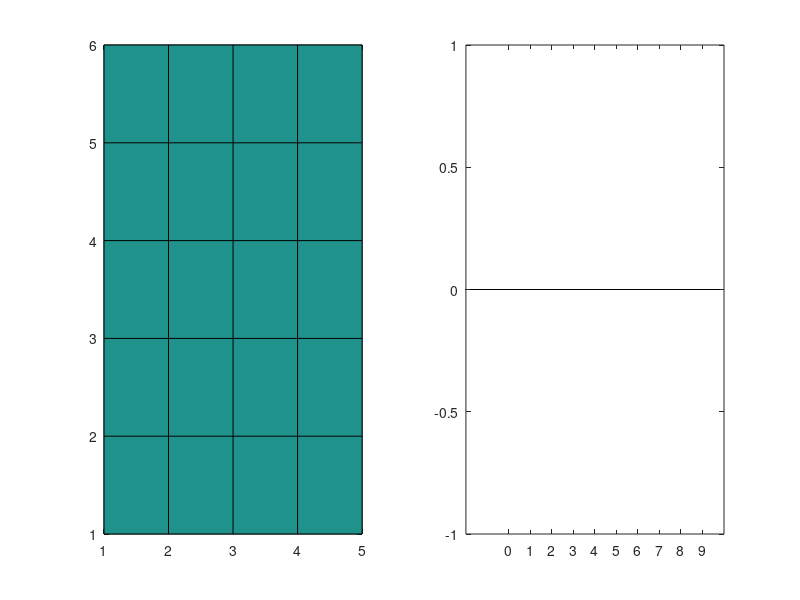

Here is the MATLAB script that generated this plot: (Note: this script raises an error after producing the figure.)
figure(3); clf;
x=zeros(6,5);

[X,Y]=meshgrid(1:5,1:6);

y=zeros(1,10);

    subplot(1,2,1); pcolor(X,Y,x);
    subplot(1,2,2); bar(0:9,y);

while 1
    
[xx, yy] = ginput(1);
%yy=7-yy;
xx=round(xx-.5);
yy=round(yy-.5);
x(yy,xx)=abs(x(yy,xx))-1;

    for d=1:maxdigit %loop through digits
           y(d)=0; %initialize output to zero 
           for r=1:5 %loop through pixel rows
                for c=1:4 %loop through pixel columns
                    y(d) = y(d) + x(c,r)*W(c,r,d);
                end
           end
    end

    subplot(1,2,1); pcolor(X,Y,x);
    subplot(1,2,2); bar(0:9,y);

end
